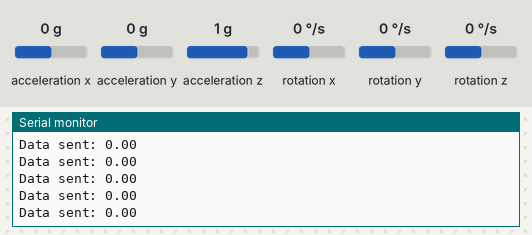
The sketch below on a simulated ESP8266 (NodeMCU). On the bench: the last lines printed to the serial monitor. Inputs (shaded band) come from the test bench; at power-on: rotation z 0 °/s, acceleration x 0 g, acceleration y 0 g, acceleration z 1 g, rotation x 0 °/s, rotation y 0 °/s. WiFi joins after 1.5 s; servers stay silent unless stated.

Above: at 2.9 s.
3.0 s: rotation z set to -192 °/s
At 3.7 s:
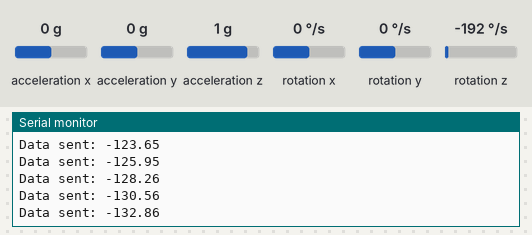
4.7 s: rotation z set to -100 °/s
At 5.1 s:
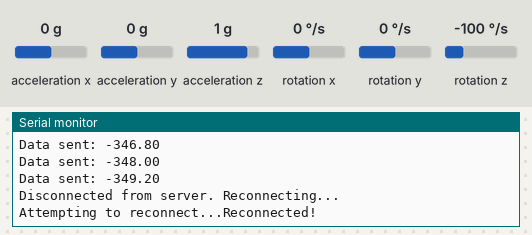
Timing chart, 0 to 7.7 s (numbered marks = the images above; inputs shaded):
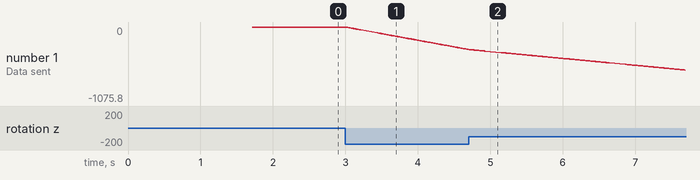

The sketch:

Angle_drift_server.ino
```cpp
#include <ESP8266WiFi.h>
#include <Wire.h>
#include <WiFiClient.h>
#include <MPU6050.h>

// Wi-Fi credentials (using character arrays instead of const char*)
char mihir_wifiSsid[] = "YOUR_WIFI_SSID";            // Your Wi-Fi SSID
char mihir_wifiPassword[] = "YOUR_WIFI_PASSWORD";  // Your Wi-Fi password
char mihir_serverHost[] = "192.168.19";      // IP address of your server (MacBook)
uint16_t mihir_serverPort = 23457;           // Port to connect to on the server

// I2C address of the MPU-6050
#define mihir_MPU_ADDR 0x68  // MPU-6050 I2C address

// Create an instance of the MPU6050 sensor
MPU6050 mihir_mpu;

// Declare WiFiClient object globally (only once)
WiFiClient mihir_client;

float mihir_angularDisplacement = 0;  // Initialize angular displacement (in degrees)
unsigned long mihir_previousTime = 0;
unsigned long mihir_currentTime;
float mihir_deltaTime;  // Time difference between readings in seconds

void setup() {
  Serial.begin(115200);   // Start Serial Monitor for debugging
  delay(10);

  // Connect to Wi-Fi
  Serial.println("Connecting to Wi-Fi...");
  WiFi.begin(mihir_wifiSsid, mihir_wifiPassword);
  unsigned long mihir_startMillis = millis();
  unsigned long mihir_timeout = 10000;  // 10 seconds timeout
  while (WiFi.status() != WL_CONNECTED && millis() - mihir_startMillis < mihir_timeout) {
    delay(500);
    Serial.print(".");
  }
  if (WiFi.status() != WL_CONNECTED) {
    Serial.println("Failed to connect to Wi-Fi within timeout");
    return;  // Exit if Wi-Fi connection fails
  }
  Serial.println("\nWi-Fi connected");

  // Connect to the server
  if (!mihir_client.connect(mihir_serverHost, mihir_serverPort)) {
    Serial.println("Connection to server failed");
    while (1);
  }
  Serial.println("Connected to server");

  // Initialize I2C and MPU-6050 sensor
  Wire.begin(D2, D1);  // Custom I2C pins (D2 = GPIO4, D1 = GPIO5)
  mihir_mpu.initialize();
  if (!mihir_mpu.testConnection()) {
    Serial.println("Failed to initialize MPU6050 sensor!");
    while (1);
  }
}

void loop() {
  // Calculate deltaTime for accurate angular displacement calculation
  mihir_currentTime = millis();
  mihir_deltaTime = (mihir_currentTime - mihir_previousTime) / 1000.0;  // Convert to seconds
  mihir_previousTime = mihir_currentTime;

  // Read gyroscope data (Z-axis)
  int16_t mihir_gx, mihir_gy, mihir_gz;
  mihir_mpu.getRotation(&mihir_gx, &mihir_gy, &mihir_gz);  // Get raw gyroscope data

  // Convert raw gyroscope data to degrees per second (±250°/s range)
  float mihir_gyroZ_deg_per_sec = mihir_gz / 131.0;  // Conversion factor for ±250°/s

  // Calculate angular displacement by integrating angular velocity over time
  mihir_angularDisplacement += mihir_gyroZ_deg_per_sec * mihir_deltaTime;

  // Create a data string to send to the server
  String mihir_data = String(mihir_angularDisplacement);  // Send angular displacement

  // Send data to server if connected
  if (mihir_client.connected()) {
    mihir_client.println(mihir_data);  // Send the angular displacement to the server
    Serial.println("Data sent: " + mihir_data); // Debugging print
  } else {
    Serial.println("Disconnected from server. Reconnecting...");
    reconnectToServer();  // Handle reconnection
  }

  delay(10);  // Delay to prevent watchdog reset and give the system time to perform tasks
}

void reconnectToServer() {
  // Attempt to reconnect to the server until successful
  while (!mihir_client.connected()) {
    Serial.print("Attempting to reconnect...");
    if (mihir_client.connect(mihir_serverHost, mihir_serverPort)) {
      Serial.println("Reconnected!");
    } else {
      Serial.println("Failed to reconnect. Retrying in 2 seconds...");
      delay(2000);  // Retry every 2 seconds
    }
  }
}
```

Measured:
- after the input at 3.0 s, the serial monitor: prints a new line at once (image 1)
- plotted number 1: 0 → -326.4 after the input at 3.0 s
